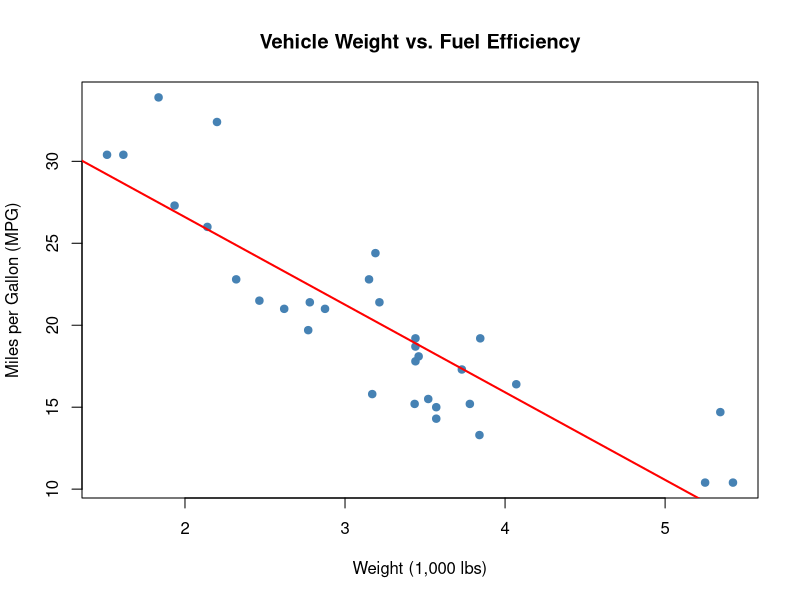

This figure's R source:
## ---- chunk 1
data("mtcars")
head(mtcars)
summary(mtcars$mpg)
mean(mtcars$mpg)
## ---- chunk 2
plot(mtcars$wt, mtcars$mpg,
     main = "Vehicle Weight vs. Fuel Efficiency",
     xlab = "Weight (1,000 lbs)",
     ylab = "Miles per Gallon (MPG)",
     pch = 19, col = "steelblue")
abline(lm(mpg ~ wt, data = mtcars), col = "red", lwd = 2)
